Frame 1 (no input): blank canvas, image omitted
Frame 60 (no input): blank canvas, image omitted
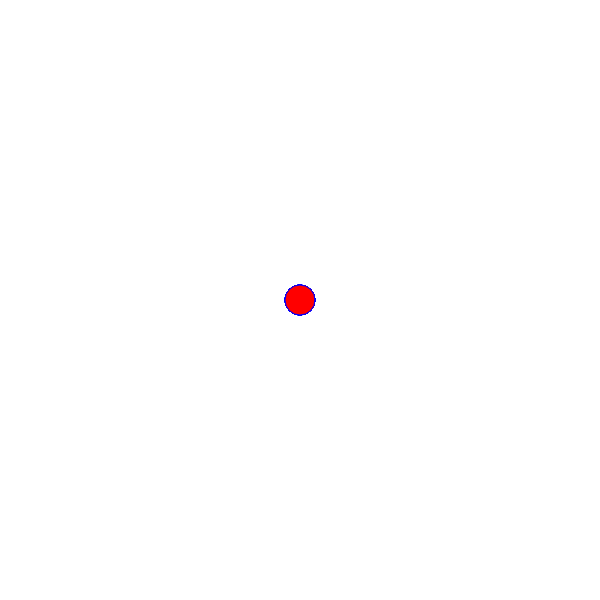
Frame 120 (the mouse pressed at the canvas centre since frame 60)

The p5.js sketch whose frames 1 and 60 were blank and that drew this single picture after the mouse press (run headless with seeded random() and noise() and a simulated clock; from frame 60 on, the mouse is pressed at the canvas centre):

// p5.js sketch
// ── sketch.js
function setup() {
    createCanvas(600, 600);
  background("white");
  }
  function draw() {
    
  
    stroke("blue");
    fill("red");
  
    //console.log(mouseIsPressed)
  
    if (mouseIsPressed) {
      circle(mouseX, mouseY, 30, 30,200);
    }
  }
  
